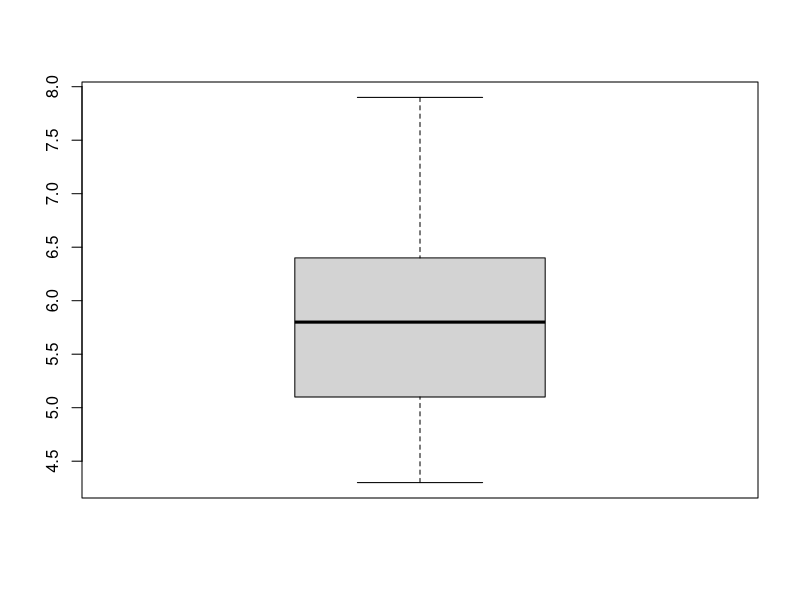
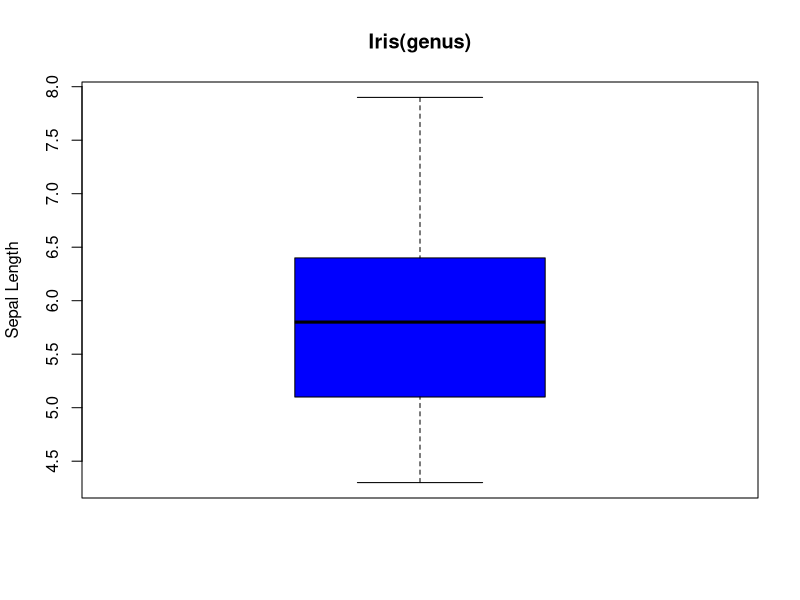
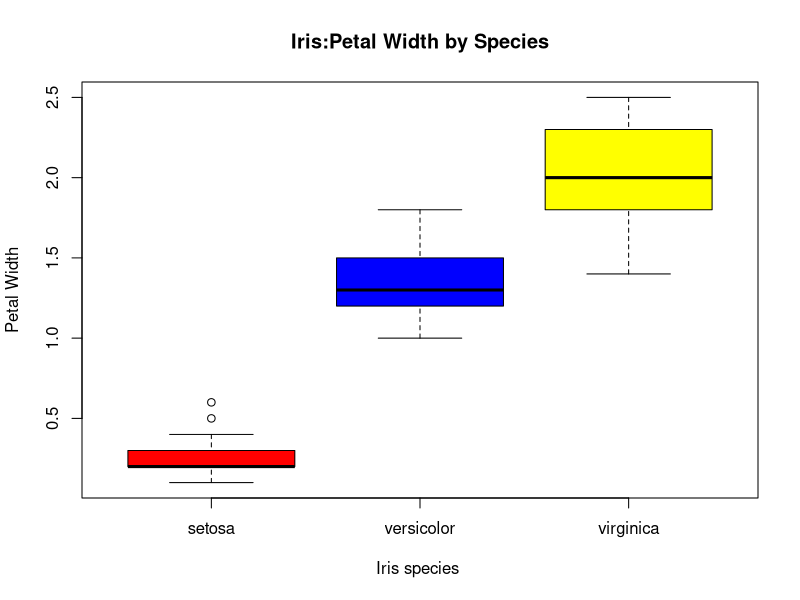
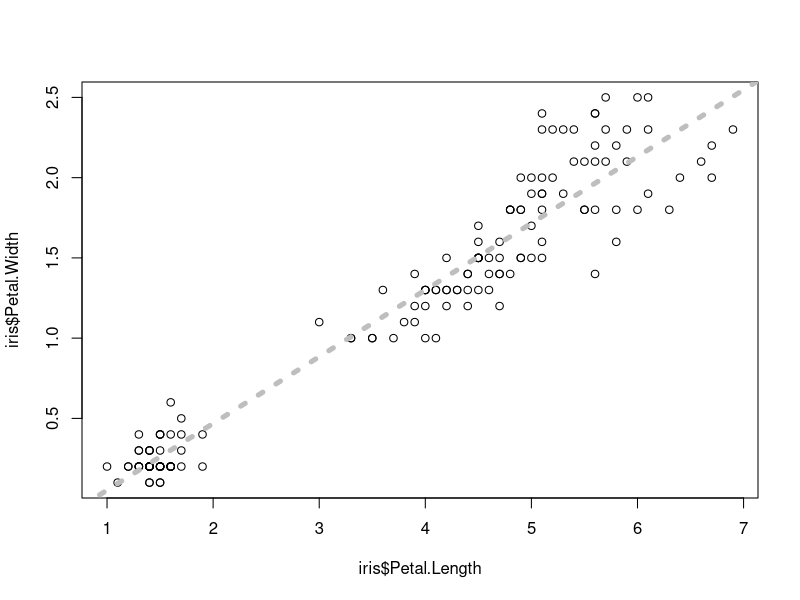
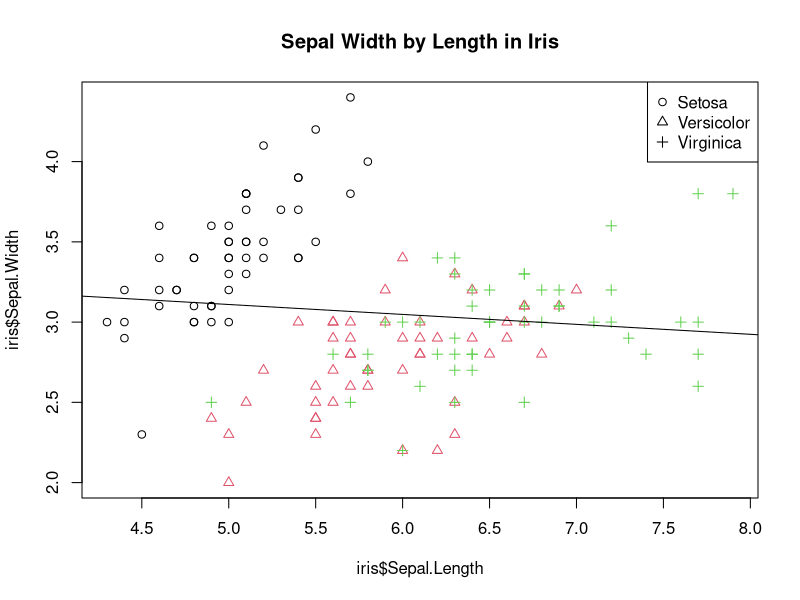
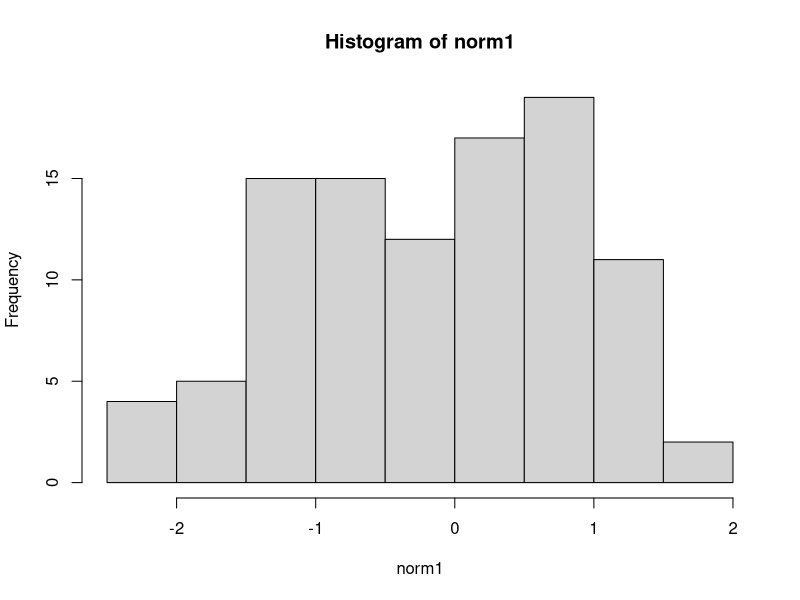
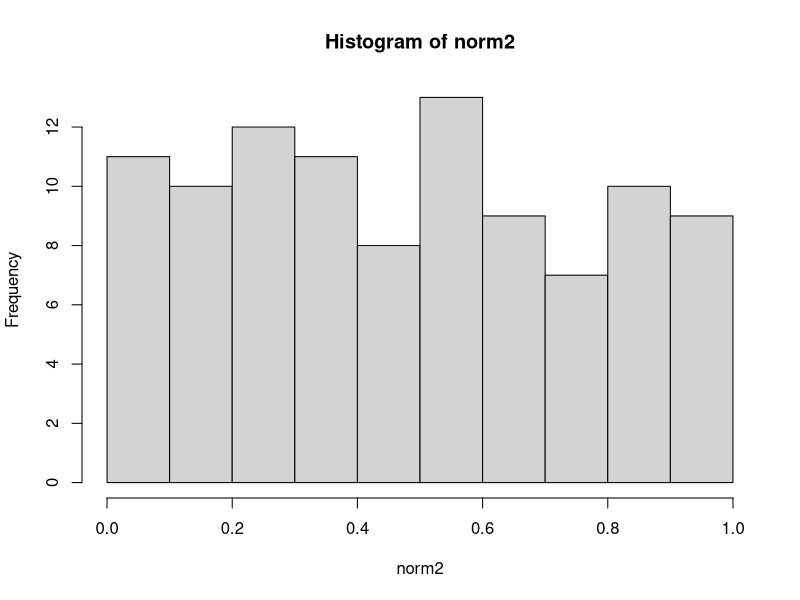
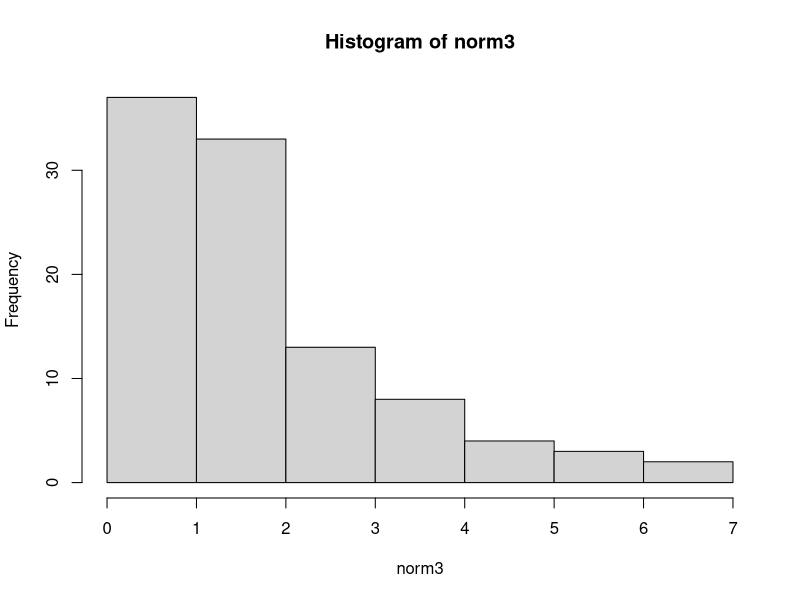

R code for these plots, in order: (Note: this script raises an error after producing the figures.)
boxplot(iris$Sepal.Length)
boxplot(iris$Sepal.Length, ylab="Sepal Length", xlab=" ", main="Iris(genus)", col = "blue")

boxplot(iris$Petal.Width~iris$Species, ylab="Petal Width", xlab="Iris species ", main="Iris:Petal Width by Species",
        col = c("red", "blue", "yellow"))
?lm()
mod2<- lm(iris$Petal.Width~iris$Petal.Length)
plot(iris$Petal.Length, iris$Petal.Width) 
abline(mod2, col = "grey", lty = 3, lwd = 5)

mod3<- lm(iris$Sepal.Width~iris$Sepal.Length)
plot(iris$Sepal.Length, iris$Sepal.Width, main = "Sepal Width by Length in Iris", col=as.numeric(as.factor(iris$Species)), pch=as.numeric(as.factor(iris$Species)))
legend(x = "topright", legend = c("Setosa", "Versicolor", "Virginica"),pch = 1:3)
abline(mod3)
summary(mod3)

sum<- function(x,y)
{
  res<- x+y
  return(res)
  
}

sum(6, 9)



mylist<- list(values = 1:3, ids = c("A", "B", "C"))

mylist$ids
mylist$values
mylist[1]
mylist[[1]]
mylist[2]



for(i in seq(20, 30, by = 2)) {
  print(i)
}


##2,3,5,7,11,13,17,19,23,29

primeNumbers<- c(2,3,5,7,11,13,17,19,23,29)

sample(primeNumbers)


norm1<- rnorm(100)
norm2<- runif(100)
norm3<- rchisq(100, 2)
norm4<- rbinom(100, 2, 0.5)

hist(norm1)
hist(norm2)
hist(norm3)
hist(norm4)

plot(density(norm1), col = "blue", ylim = c(0,1.5), xlim = c(-5, 18))
lines(density(norm2), col = "red")
lines(density(norm3), col = "black")
lines(density(norm4), col = "green")


use_git_config(user.name = "Tanvijain29", user.email = "tanvi.29701@gmail.com")
use_git()
options("install.lock"=FALSE)
